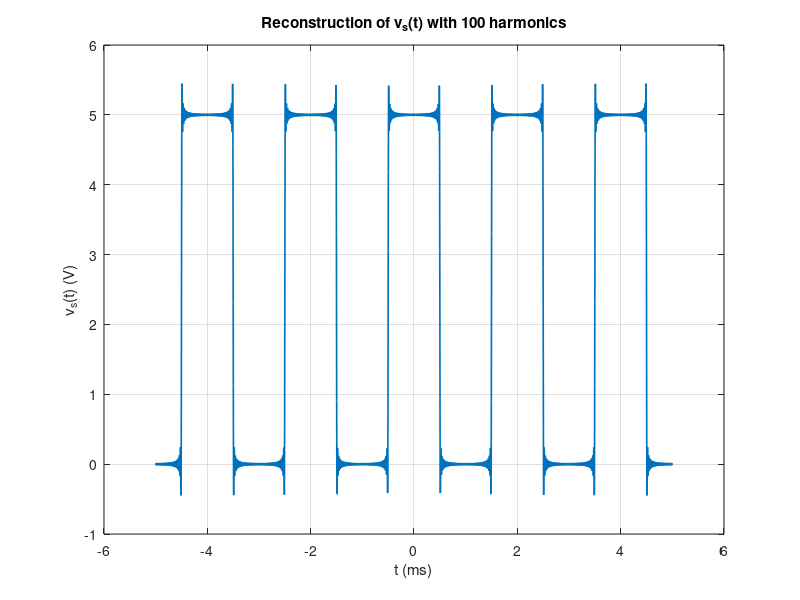
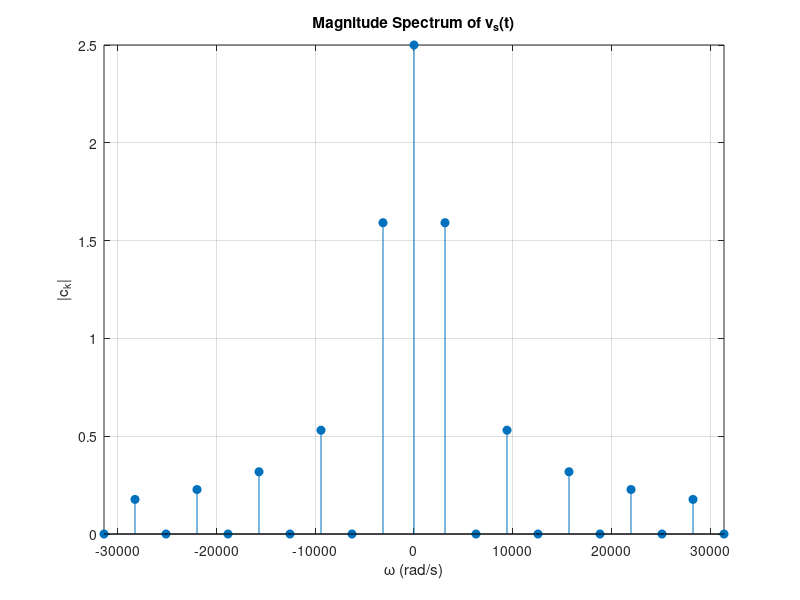
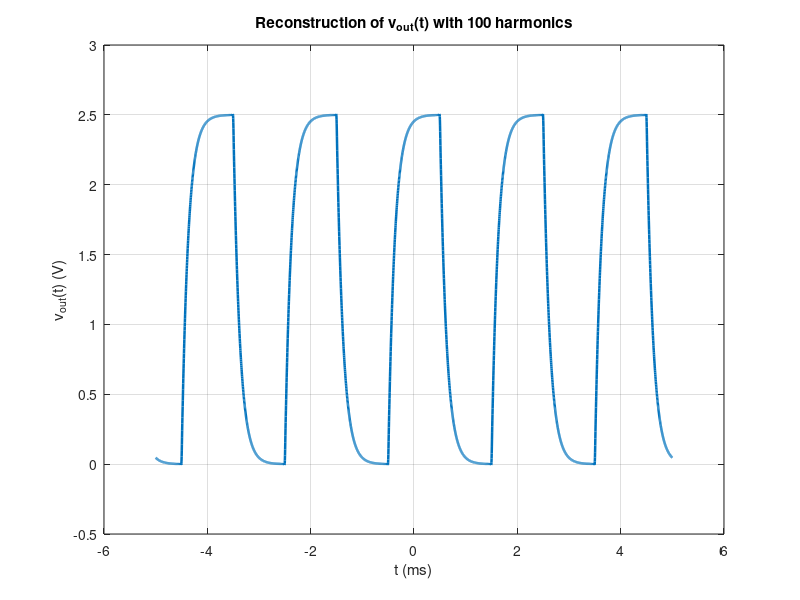
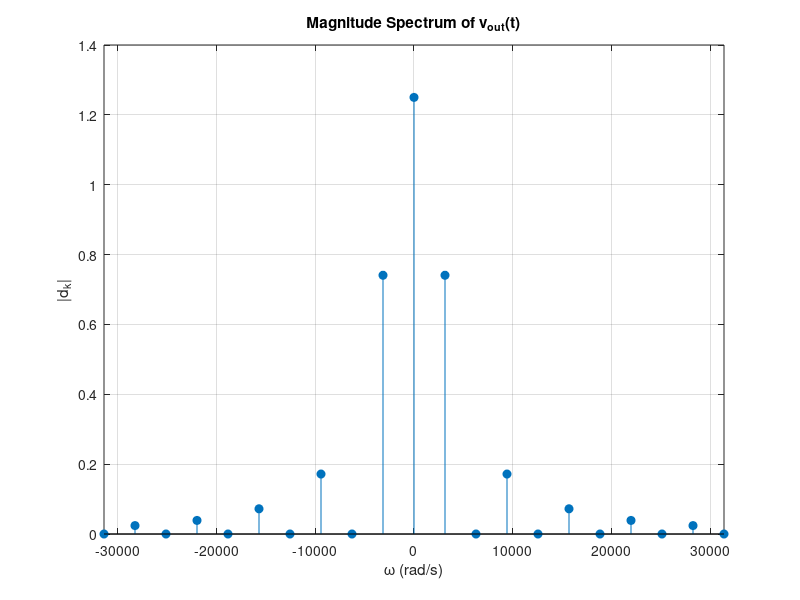

MATLAB code for these plots, in order:
% Computer Assignment 8 --- Luis Kligman
clear all;
close all;
clc;

%% Problem 1a: Plot v_s(t) using 100 harmonics
T = 2e-3;  % Period in seconds
w0 = 2*pi/T;  % 1000*pi rad/s
K = 100;  % Number of haromincs on each side
k = -K:K;

% Coefficient vector
ck = zeros(size(k));

% Fill ck
for i = 1:length(k)
    ki = k(i);
    if ki == 0
        ck(i) = 5/2;  % c0
    else
        ck(i) = (5./(pi*ki)) * sin(ki*pi/2);
    end
end

% Time axis for plotting several periods
t = linspace(-5e-3, 5e-3, 4000);

% Reconstruct v_s(t) using complex exponential series
vs = zeros(size(t));
for i = 1:length(k)
    vs = vs + ck(i) .* exp(1j * k(i) * w0 .* t);
end

figure;
plot(t*1e3, real(vs), 'LineWidth', 1.2);
grid on;
xlabel('t (ms)');
ylabel('v_s(t) (V)');
title('Reconstruction of v_s(t) with 100 harmonics');

%% Problem 1b: Magnitude Spectrum of v_s(t)

% Frequency range 
w_min = -10000*pi;
w_max = 10000*pi;

% Harmonics that fall in this range
k_spec = -10:10;
w_spec = k_spec * w0;

% Compute |c_k| for these k values:
ck_spec = zeros(size(k_spec));
for i = 1:length(k_spec)
    ki = k_spec(i);
    if ki == 0
        ck_spec(i) = 5/2;
    else
        ck_spec(i) = (5/(pi*ki)) * sin(ki*pi/2);
    end
end

% Plot the magnitude spectrum
figure;
stem(w_spec, abs(ck_spec), 'filled');
grid on;
xlabel('\omega (rad/s)');
ylabel('|c_k|');
title('Magnitude Spectrum of v_s(t)');
xlim([w_min, w_max]); 

%% Problem 2a: Plot v_out(t) using 100 harmonics

% Solved transfer function on paper; H(jw)
H = @(w) 4000 ./ (8000 + 1j*w);

% Output Fourier coefficients d_k
dk = ck .* H(k * w0);

% Reconstruct v_out(t)
vout = zeros(size(t));
for i = 1:length(k)
    vout = vout + dk(i) .* exp(1j * k(i) *w0 .* t);
end

figure;
plot(t*1e3, real(vout), 'LineWidth', 1.8);
grid on;
xlabel('t (ms)');
ylabel('v_{out}(t) (V)');
title('Reconstruction of v_{out}(t) with 100 harmonics');

%% Problem 2b: Magnitude spectrum of v_out(t) 
k_spec = -10:10;
w_spec = k_spec * w0;

dk_spec = zeros(size(k_spec));
for i = 1:length(k_spec)
    ki = k_spec(i);
    if ki == 0
        dk_spec(i) = H(0) * (5/2);
    else
        ck_i = (5/(pi*ki)) * sin(ki*pi/2);
        dk_spec(i) = H(ki*w0) * ck_i;
    end
end

figure;
stem(w_spec, abs(dk_spec), 'filled');
grid on;
xlabel('\omega (rad/s)');
ylabel('|d_k|');
title('Magnitude Spectrum of v_{out}(t)');
xlim([-10000*pi 10000*pi]);
